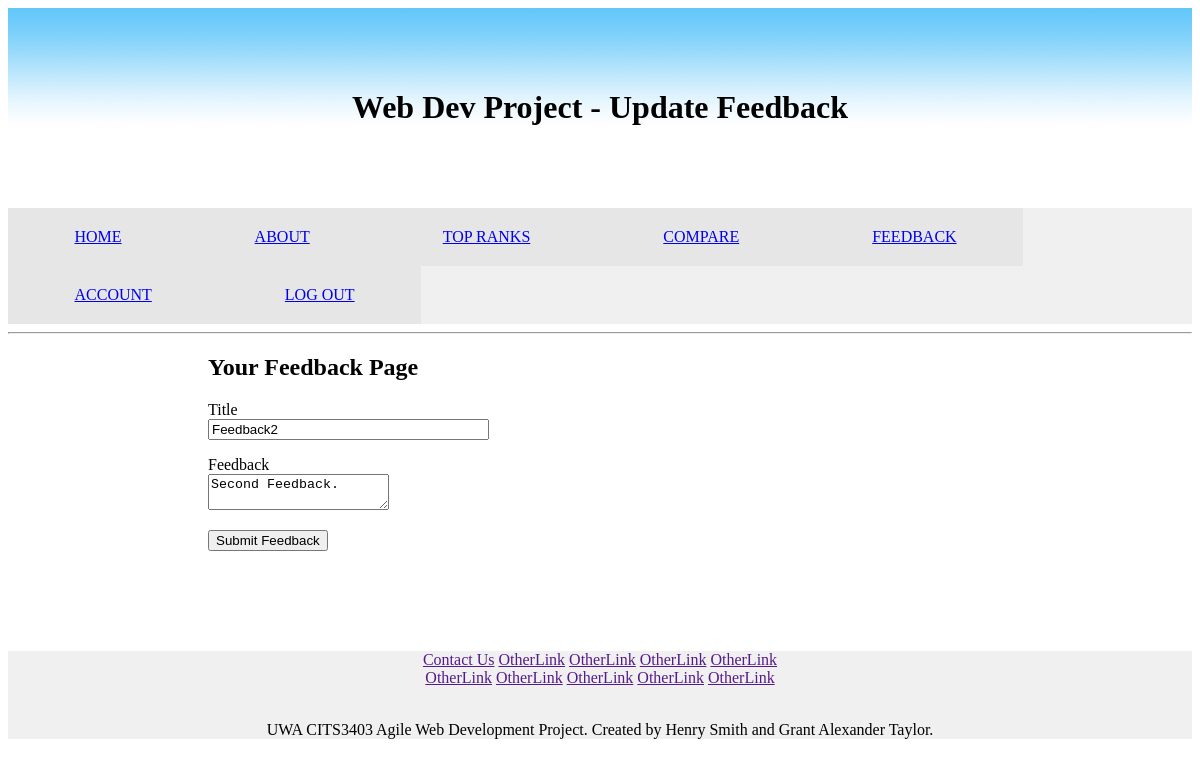
The app's page /feedback/update/2feedback (signed in), older data.
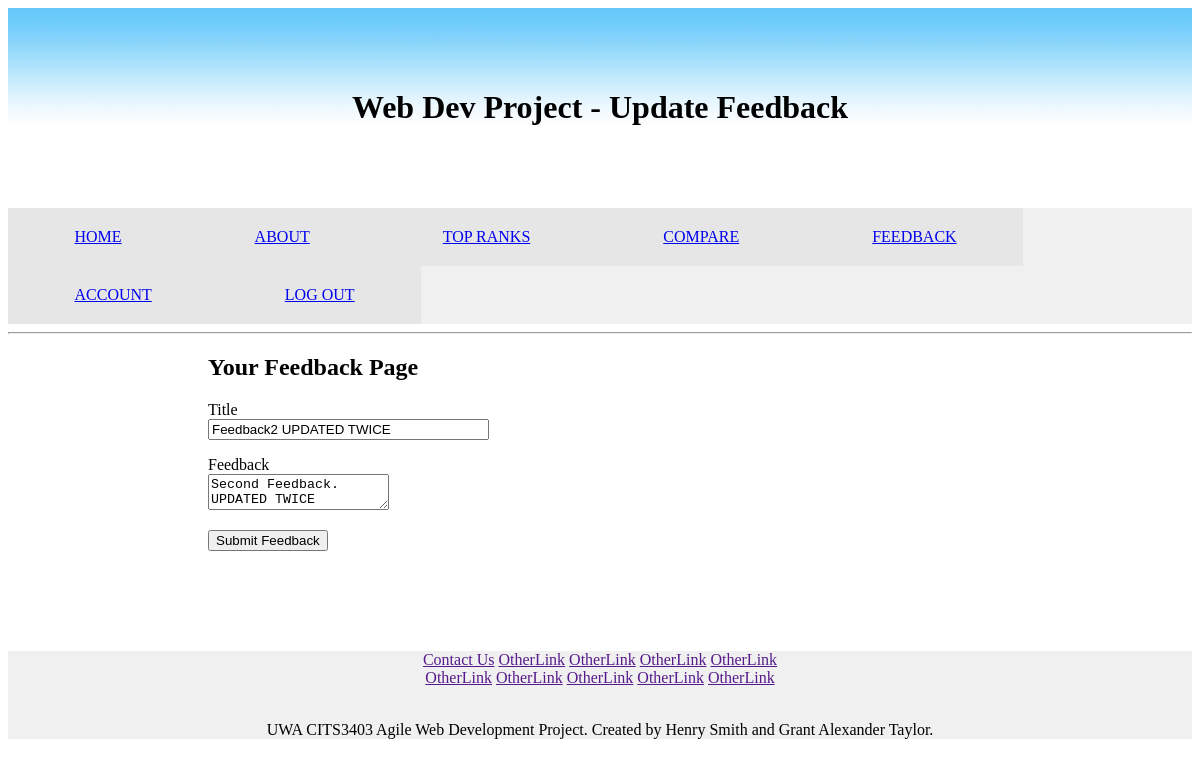
The same page, newer data.
### app/models.py (models this page shows, shortened)
class Feedback(db.Model):
    id = db.Column(db.Integer, primary_key=True)
    uid = db.Column(db.Integer, db.ForeignKey('user.id'))
    timestamp = db.Column(db.DateTime, index=True, default=datetime.utcnow)
    title = db.Column(db.String())
    text = db.Column(db.Text)

### app/routes.py (the view)
@app.route("/feedback/update/<int:feedbackId><string:currentpage>", methods=['GET', 'POST'])
@login_required
def update_feedback(feedbackId, currentpage):
    feedback = Feedback.query.get_or_404(feedbackId)
    if feedback.uid != current_user.id:
        abort(403)
    form = FeedbackForm()
    if form.validate_on_submit():
        feedback.title = form.title.data
        feedback.text = form.feedback.data
        db.session.commit()
        flash('Feedback Updated.')
        return redirect(url_for(currentpage))
    form.title.data = feedback.title
    form.feedback.data = feedback.text
    return render_template('new_feedback.html', title='Update Feedback', form=form, legend='Update Feedback')

### app/forms.py
class FeedbackForm(FlaskForm):
    title = StringField('Title', validators=[DataRequired()])
    feedback = TextAreaField('Feedback', validators=[DataRequired()])
    submit = SubmitField('Submit Feedback')

### app/models.py (called while the page is built)
@login.user_loader
def load_user(id):
    return User.query.get(int(id))

### app/templates/new_feedback.html (shortened to what this page needs)
{% extends "layout.html" %}
{% block content %}
	<h1>Your Feedback Page</h1>
	<form action="" method="post" novalidate>
        <p>
            {{ form.title.label }}<br>
            {{ form.title(size=32) }}
        </p>
        <p>
            {{ form.feedback.label }}<br>
            {{ form.feedback(size=32) }}
        </p>
        <p>{{ form.submit() }}</p>
    </form>
{% endblock content %}

Row changes from the older to the newer data that the page shows:
changed Feedback: title "Feedback2" → "Feedback2 UPDATED TWICE"
Text that changed along with them:
form field feedback: "Second Feedback." → "Second Feedback. UPDATED TWICE"
